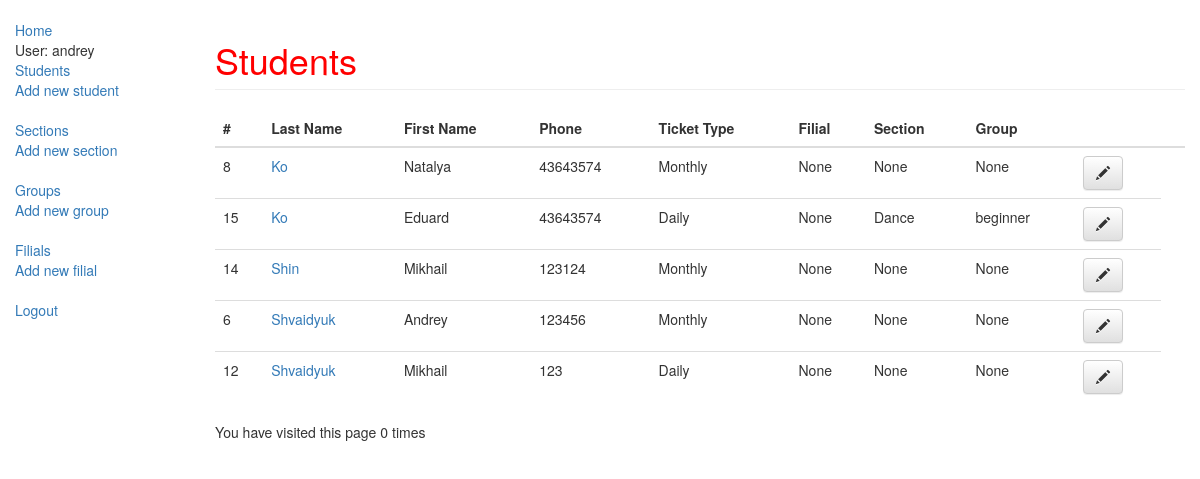
/index/students/ (signed in), run on the app's committed database.
### observer/models.py (models this page shows, shortened)
class Student(models.Model):
    first_name = models.CharField(max_length=20, help_text="Enter First Name of Student")
    last_name = models.CharField(max_length=20, help_text="Enter Last Name of Student")
    phone = models.CharField(max_length=20, help_text="Enter Phone of Student")
    ticket = models.ForeignKey('Ticket', on_delete = models.SET_NULL, null=True)
    owner = models.ForeignKey(User, on_delete=models.SET_NULL, null=True, blank=True)
    filial = models.ForeignKey('Filial', on_delete=models.SET_NULL, null=True)
    section = models.ForeignKey('Section', on_delete = models.SET_NULL, null=True)
    group = models.ForeignKey('Group', on_delete = models.SET_NULL, null=True)
    class Meta:
        ordering = ["last_name"]

class Ticket(models.Model):
    name = models.CharField(max_length=10, help_text="Enter a ticket name")
    price = models.IntegerField()
    due_date = models.DateField(null=True, blank=True)
    TICKET_TYPE = (
        ('p', 'permanent'),
        ('o', 'one_time'),
    )
    type = models.CharField(max_length=1, choices=TICKET_TYPE, blank=True, default='o', help_text="Choise type of ticket")
    class Meta:
        ordering = ["due_date"]
    def __str__(self):
        return self.name

class Section(models.Model):
    name = models.CharField(max_length=20, help_text="Enter a section name")
    owner = models.ForeignKey(User, on_delete=models.SET_NULL, null=True, blank=True)
    filial = models.ForeignKey('Filial', on_delete=models.SET_NULL, null=True, blank=True)
    class Meta:
        ordering = ["name"]
    def __str__(self):
        return self.name

class Group(models.Model):
    name = models.CharField(max_length=20, help_text="Enter a group name")
    filial = models.ForeignKey('Filial', on_delete=models.SET_NULL, null=True, blank=True)
    section = models.ForeignKey('Section', on_delete = models.SET_NULL, null=True)
    owner = models.ForeignKey(User, on_delete=models.SET_NULL, null=True, blank=True)
    class Meta:
        ordering = ["name"]
    def __str__(self):
        return self.name

### observer/views.py (the view)
# urls.py: path('students/', views.student_list, name="students_list"),
@login_required()
def student_list(request):
    students = Student.objects.filter(owner=request.user)
    num_visits = request.session.get('num_visits',0)
    request.session['num_visits'] = num_visits + 1
    return render(
        request,
        'observer/student_list.html',
        {'students': students, 'num_visits': num_visits}
    )

### observer/templates/observer/student_list.html (shortened to what this page needs)
{% extends "observer/base_generic.html" %}
{% block content %}
<h1 class="page-header">
    Students
</h1>
<table class="table" id="student-table">
    <thead>
        <tr>
            <th>#</th>
            <th>Last Name</th>
            <th>First Name</th>
            <th>Phone</th>
            <th>Ticket Type</th>
            <th>Filial</th>
            <th>Section</th>
            <th>Group</th>
            <th></th>
            <th></th>
        </tr>
    </thead>
    <tbody>
        {% for student in students %}
        <tr>
            <td>{{student.id}}</td>
            <td><a href="{% url 'student_detail' pk=student.pk %}">{{student.last_name}}</a></td>
            <td>{{student.first_name}}</td>
            <td>{{student.phone}}</td>
            <td>{{student.ticket}}</td>
            <td>{{student.filial}}</td>
            <td>{{student.section}}</td>
            <td>{{student.group}}</td>
            <td><a class="btn btn-default" href="{% url 'edit_student' pk=student.pk %}"><span class="glyphicon glyphicon-pencil"></span></a></td>
        </tr>
        {% empty %}
        <tr>
            <td colspan="7" class="text-center bg-warning">No student</td>
        </tr>
        {% endfor %}
    </tbody>
</table>
<p>You have visited this page {{num_visits}} times</p>
{% endblock %}

### observer/templates/observer/base_generic.html (shortened to what this page needs)
<!DOCTYPE html>
{% load static %}
<html lang="en">
<head>
    <link rel="stylesheet" href="//maxcdn.bootstrapcdn.com/bootstrap/3.2.0/css/bootstrap.min.css">
    <link rel="stylesheet" href="//maxcdn.bootstrapcdn.com/bootstrap/3.2.0/css/bootstrap-theme.min.css">
    <link rel="stylesheet" href="{% static 'css/style.css' %}">
</head>
<body>
    <div class="container-fluid">
        <div class="row">
            <div class="col-sm-2">
                {% block sidebar %}
                <ul class="sidebar-nav">
                    <li><a href="{% url 'index' %}">Home</a></li>
                    {% if user.is_authenticated %}
                        <li>User: {{user.get_username}}</li>
                        <li><a href="{% url 'students_list' %}">Students</a></li>
                        <li><a href="{% url 'add_student' %}">Add new student</a></li>
                        <li><br></li>
                        <li><a href="{% url 'sections_list' %}">Sections</a></li>
                        <li><a href="{% url 'add_section' %}">Add new section</a></li>
                        <li><br></li>
                        <li><a href="{% url 'group_list' %}">Groups</a></li>
                        <li><a href="{% url 'add_group' %}">Add new group</a></li>
                        <li><br></li>
                        <li><a href="{% url 'filial_list' %}">Filials</a></li>
                        <li><a href="{% url 'add_filial' %}">Add new filial</a></li>
                        <li><br></li>
                        <li><a href="{% url 'logout' %}">Logout</a></li>
                    {% else %}
                        <li><a href="{% url 'login' %}">Login</a></li>
                    {% endif %}
                </ul>
                {% endblock %}
            </div>
            <div class="col-sm-10">
                {% block content %} {% endblock %}
            </div>
        </div>
    </div>
</body>
</html>

### observer/static/css/style.css (style rules this page uses)
.sidebar-nav { margin-top: 20px; padding: 0; list-style: none; }
h1 { color: red; }

### data on the page
Student: id "8", last_name "Ko", first_name "Natalya", phone "43643574", ticket "Monthly", filial "None", section "None", group "None"
Student: id "15", last_name "Ko", first_name "Eduard", phone "43643574", ticket "Daily", filial "None", section "Dance", group "beginner"
Student: id "14", last_name "Shin", first_name "Mikhail", phone "123124", ticket "Monthly", filial "None", section "None", group "None"
Student: id "6", last_name "Shvaidyuk", first_name "Andrey", phone "123456", ticket "Monthly", filial "None", section "None", group "None"
Student: id "12", last_name "Shvaidyuk", first_name "Mikhail", phone "123", ticket "Daily", filial "None", section "None", group "None"

### other printed values
{{ user.get_username }} "andrey"
{{ num_visits }} "0"
